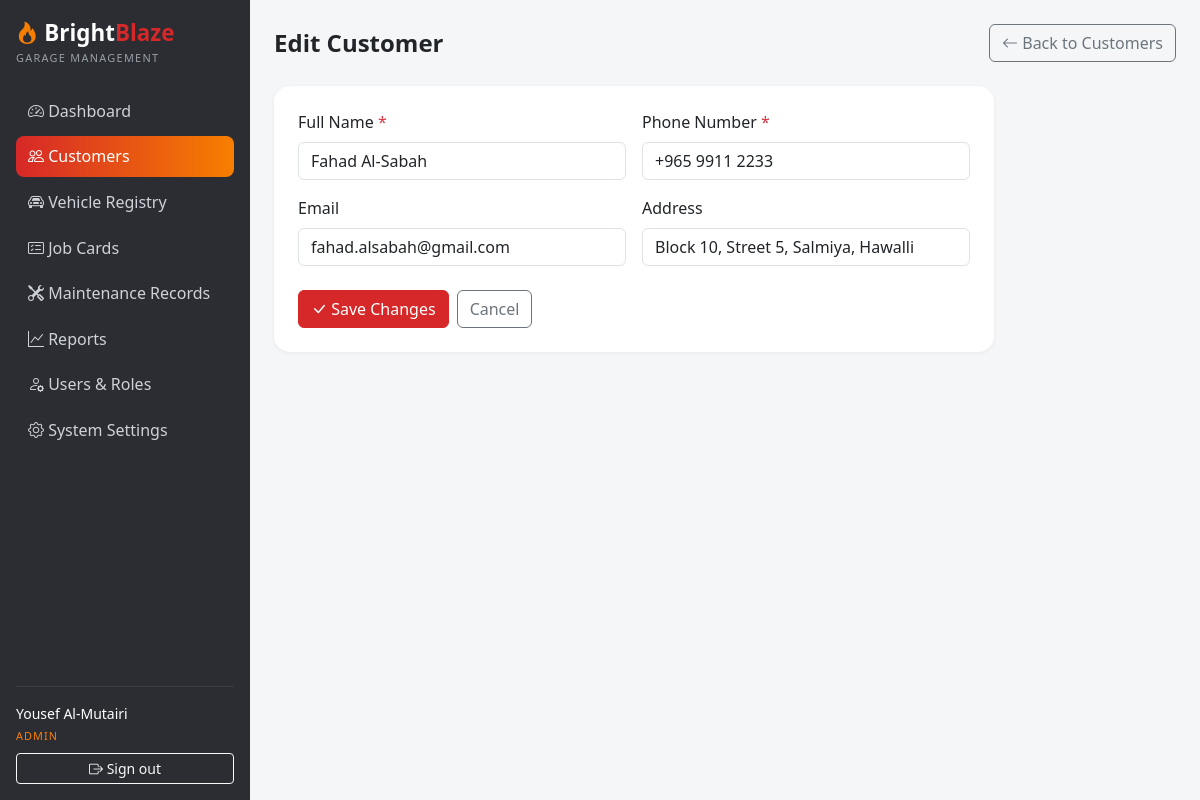
/customers/form.php?id=1 (signed in), run on the app's committed database.
### tables this page shows
CREATE TABLE `customers` (
  `id` INT UNSIGNED NOT NULL AUTO_INCREMENT,
  `name` VARCHAR(120) NOT NULL,
  `phone` VARCHAR(20) NOT NULL,
  `email` VARCHAR(120) DEFAULT NULL,
  `address` VARCHAR(255) DEFAULT NULL,
  `created_at` TIMESTAMP NOT NULL DEFAULT CURRENT_TIMESTAMP,
  `updated_at` TIMESTAMP NOT NULL DEFAULT CURRENT_TIMESTAMP ON UPDATE CURRENT_TIMESTAMP,
  PRIMARY KEY (`id`),
  KEY `idx_customers_name` (`name`),
  KEY `idx_customers_phone` (`phone`)
);

### config/config.php (called while the page is built, shortened)
<?php
require_once __DIR__ . '/database.php';
function base_url(string $path = ''): string
{
    return BASE_URL . ltrim($path, '/');
}

### config/database.php (called while the page is built, shortened)
<?php
function db(): PDO
{
    static $pdo = null;
    if ($pdo === null) {
        $dsn = 'mysql:host=' . DB_HOST . ';dbname=' . DB_NAME . ';charset=utf8mb4';
        try {
            $pdo = new PDO($dsn, DB_USER, DB_PASS, [
                PDO::ATTR_ERRMODE            => PDO::ERRMODE_EXCEPTION,
                PDO::ATTR_DEFAULT_FETCH_MODE => PDO::FETCH_ASSOC,
                PDO::ATTR_EMULATE_PREPARES   => false,
            ]);
        } catch (PDOException $e) {
            http_response_code(500);
            die('Database connection failed. Check config/database.php and make sure MySQL is running and the brightblaze_garage database is imported.');
        }
    }
    return $pdo;
}

### includes/functions.php (called while the page is built, shortened)
<?php
function e(?string $value): string
{
    return htmlspecialchars((string) $value, ENT_QUOTES, 'UTF-8');
}

### customers/form.php (the view, shortened to what this page needs)
<?php
require_once __DIR__ . '/../config/config.php';
$id = (int) ($_GET['id'] ?? 0);
$isEdit = $id > 0;
$customer = ['name' => '', 'phone' => '', 'email' => '', 'address' => ''];
if ($isEdit) {
    $stmt = db()->prepare('SELECT * FROM customers WHERE id = ?');
    $stmt->execute([$id]);
    $existing = $stmt->fetch();
    $customer = $existing;
}
include __DIR__ . '/../includes/header.php';
?>
<div class="d-flex justify-content-between align-items-center mb-4">
  <h4 class="fw-bold mb-0"><?= $isEdit ? 'Edit Customer' : 'Add Customer' ?></h4>
  <a class="btn btn-outline-secondary" href="<?= base_url('customers/index.php') ?>"><i class="bi bi-arrow-left"></i> Back to Customers</a>
</div>
<div class="card" style="max-width: 720px;">
  <div class="card-body p-4">
    <form method="post" action="<?= base_url('customers/form.php' . ($isEdit ? '?id=' . $id : '')) ?>">
      <div class="row g-3">
        <div class="col-md-6">
          <label class="form-label" for="name">Full Name <span class="text-danger">*</span></label>
          <input class="form-control" type="text" id="name" name="name" value="<?= e($customer['name']) ?>" maxlength="120" required>
        </div>
        <div class="col-md-6">
          <label class="form-label" for="phone">Phone Number <span class="text-danger">*</span></label>
          <input class="form-control" type="text" id="phone" name="phone" value="<?= e($customer['phone']) ?>" maxlength="20" placeholder="+965 XXXX XXXX" required>
        </div>
        <div class="col-md-6">
          <label class="form-label" for="email">Email</label>
          <input class="form-control" type="email" id="email" name="email" value="<?= e($customer['email'] ?? '') ?>" maxlength="120">
        </div>
        <div class="col-md-6">
          <label class="form-label" for="address">Address</label>
          <input class="form-control" type="text" id="address" name="address" value="<?= e($customer['address'] ?? '') ?>" maxlength="255" placeholder="Block, street, area">
        </div>
      </div>
      <div class="mt-4 d-flex gap-2">
        <button class="btn btn-bb" type="submit"><i class="bi bi-check-lg"></i> <?= $isEdit ? 'Save Changes' : 'Add Customer' ?></button>
        <a class="btn btn-outline-secondary" href="<?= base_url('customers/index.php') ?>">Cancel</a>
      </div>
    </form>
  </div>
</div>
<?php include __DIR__ . '/../includes/footer.php'; ?>

### assets/css/style.css (style rules this page uses)
:root { --bb-red: #d62828; --bb-orange: #f77f00; --bb-dark: #2b2d33; --bb-darker: #212226; }
body { background: #f5f6f8; }
.card { border: 0; border-radius: 1rem; box-shadow: 0 1px 4px rgba(0, 0, 0, 0.06); }
.btn-bb { background: var(--bb-red); border-color: var(--bb-red); color: #fff; }

### data on the page
customers: name "Fahad Al-Sabah", phone "+965 9911 2233", email "fahad.alsabah@gmail.com", address "Block 10, Street 5, Salmiya, Hawalli"

### other printed values
$label "Dashboard Customers Vehicle Registry Job Cards Maintenance Records Reports Users & Roles System Settings"
current_user_name() "Yousef Al-Mutairi"
current_role() "ADMIN"
